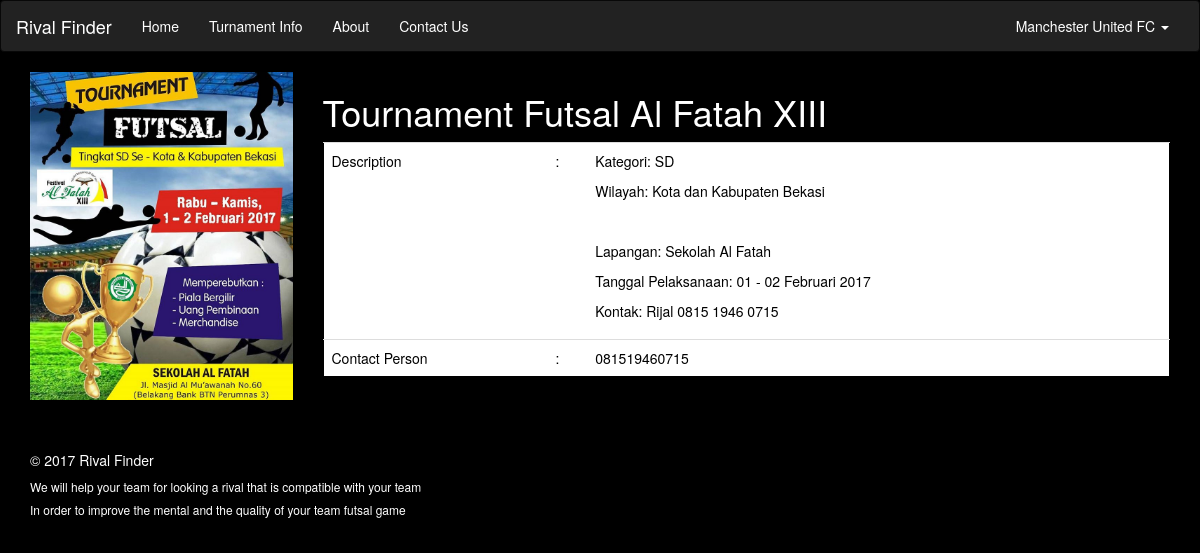
The app's page /tournament.php?id=2 (signed in) with its own data.
### tables this page shows
CREATE TABLE `tournament_info` (
  `id_tournament` int(11) NOT NULL,
  `tournament_title` varchar(50) NOT NULL,
  `description` text NOT NULL,
  `contact_person` varchar(12) NOT NULL,
  `picture` text NOT NULL
);

### tournament.php (the view, shortened to what this page needs)
<?php include_once 'layouts/header.php';?>
<?php include_once 'config/koneksi.php'; ?>
<?php
  $id_tournament = $_GET['id'];
  $query = "SELECT * FROM tournament_info WHERE id_tournament = $id_tournament";
  $result = mysqli_query($conn, $query);
  while ($tournament = mysqli_fetch_array($result)) {
?>
    <div class="container">
      <div class="row">
        <div class="col-md-3 col-sm-4 hidden-xs">
          <img src="img/tournament/<?= $tournament['picture']; ?>" class="img-responsive" alt="">
        </div>
        <div class="col-md-9">
          <h1><?= $tournament['tournament_title']; ?></h1>
          <div>
            <table class="table table-borderless" >
                <tbody>
                  <tr>
                    <td>Description</td>
                    <td> : </td>
                    <td>
                      <?= $tournament['description']; ?>
                    </td>
                  </tr>
                  <tr>
                    <td>Contact Person</td>
                    <td> : </td>
                    <td>
                      <?= $tournament['contact_person'];?>
                    </td>
                  </tr>
                </tbody>
              </table>
          </div>
        </div>
      </div>
    </div>
<?php } ?>
<?php include_once 'layouts/footer.php';?>

### assets/css/style.css (style rules this page uses)
.container { color: white; }

### assets/css/style-front.css (style rules this page uses)
table { background-color: white; border : 1px solid black; color: black; }

### layouts/header.php (style rules this page uses)
body { background-color: black; }

### records on screen
tournament_info: picture (picture), tournament_title "Tournament Futsal Al Fatah XIII", description "Kategori: SD Wilayah: Kota dan Kabupaten Bekasi Lapangan: Sekolah Al Fatah Tanggal Pelaksanaan: 01 - 02 Februari 2017 Kontak: Rijal 0815 1946 0715", contact_person "081519460715"

### other values on screen
$_SESSION['name'] "Manchester United FC"
